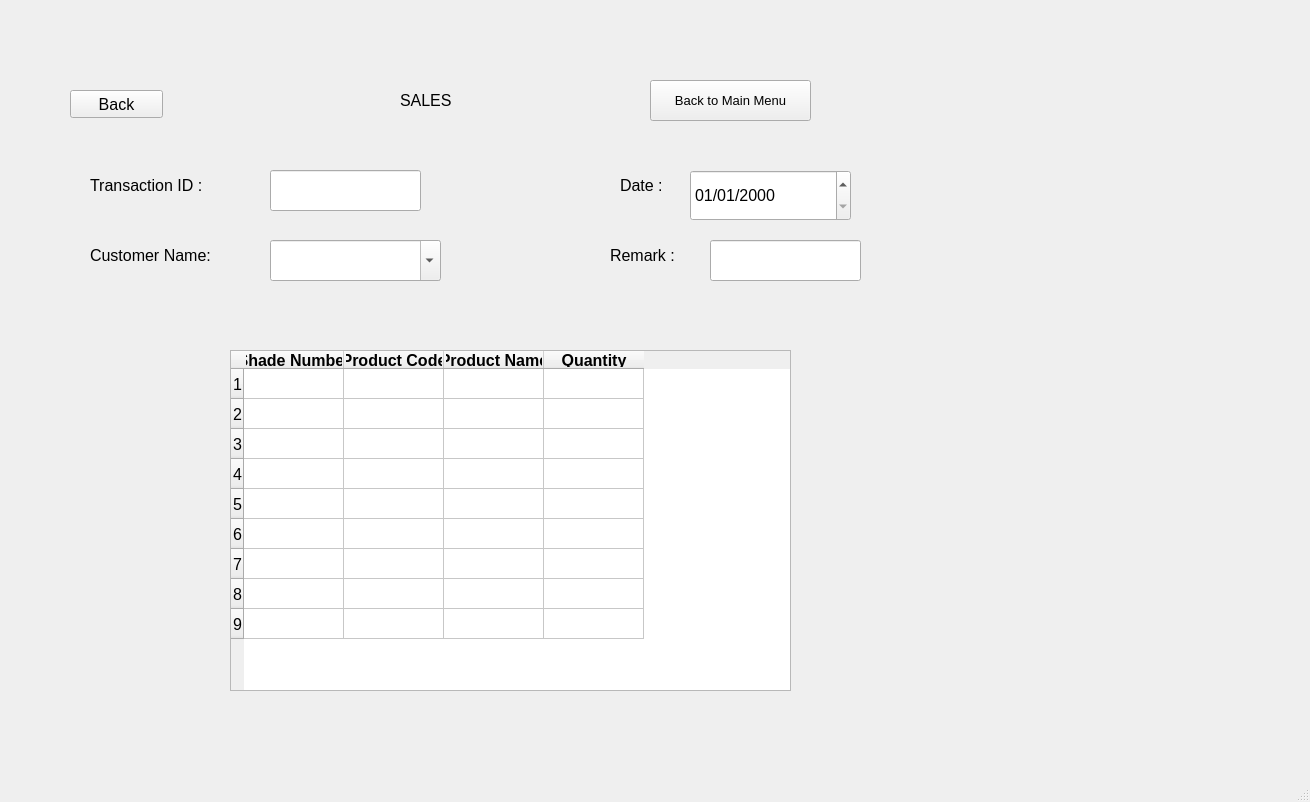
<?xml version="1.0" encoding="UTF-8"?>
<ui version="4.0">
 <class>sales_view_by_id</class>
 <widget class="QMainWindow" name="sales_view_by_id">
  <property name="geometry">
   <rect>
    <x>0</x>
    <y>0</y>
    <width>1310</width>
    <height>802</height>
   </rect>
  </property>
  <property name="font">
   <font>
    <pointsize>12</pointsize>
   </font>
  </property>
  <property name="windowTitle">
   <string>MainWindow</string>
  </property>
  <widget class="QWidget" name="centralwidget">
   <widget class="QLineEdit" name="sales_view_by_id_transaction_id">
    <property name="geometry">
     <rect>
      <x>270</x>
      <y>170</y>
      <width>151</width>
      <height>41</height>
     </rect>
    </property>
    <property name="font">
     <font>
      <pointsize>12</pointsize>
     </font>
    </property>
   </widget>
   <widget class="QLabel" name="label_5">
    <property name="geometry">
     <rect>
      <x>90</x>
      <y>160</y>
      <width>161</width>
      <height>51</height>
     </rect>
    </property>
    <property name="font">
     <font>
      <pointsize>12</pointsize>
     </font>
    </property>
    <property name="text">
     <string>Transaction ID : </string>
    </property>
   </widget>
   <widget class="QLabel" name="label_7">
    <property name="geometry">
     <rect>
      <x>610</x>
      <y>230</y>
      <width>101</width>
      <height>51</height>
     </rect>
    </property>
    <property name="font">
     <font>
      <pointsize>12</pointsize>
     </font>
    </property>
    <property name="text">
     <string>Remark :</string>
    </property>
   </widget>
   <widget class="QPushButton" name="pushButton">
    <property name="geometry">
     <rect>
      <x>650</x>
      <y>80</y>
      <width>161</width>
      <height>41</height>
     </rect>
    </property>
    <property name="font">
     <font>
      <pointsize>10</pointsize>
     </font>
    </property>
    <property name="text">
     <string>Back to Main Menu</string>
    </property>
   </widget>
   <widget class="QComboBox" name="sales_view_by_id_customer">
    <property name="geometry">
     <rect>
      <x>270</x>
      <y>240</y>
      <width>171</width>
      <height>41</height>
     </rect>
    </property>
    <property name="font">
     <font>
      <pointsize>12</pointsize>
     </font>
    </property>
    <property name="editable">
     <bool>true</bool>
    </property>
    <item>
     <property name="text">
      <string/>
     </property>
    </item>
    <item>
     <property name="text">
      <string>Rajesh</string>
     </property>
    </item>
    <item>
     <property name="text">
      <string>Nishit</string>
     </property>
    </item>
    <item>
     <property name="text">
      <string>Nilay</string>
     </property>
    </item>
    <item>
     <property name="text">
      <string>Parth</string>
     </property>
    </item>
   </widget>
   <widget class="QLabel" name="label_4">
    <property name="geometry">
     <rect>
      <x>620</x>
      <y>160</y>
      <width>71</width>
      <height>51</height>
     </rect>
    </property>
    <property name="font">
     <font>
      <pointsize>12</pointsize>
     </font>
    </property>
    <property name="text">
     <string>Date :</string>
    </property>
   </widget>
   <widget class="QLineEdit" name="sales_view_by_id_remark">
    <property name="geometry">
     <rect>
      <x>710</x>
      <y>240</y>
      <width>151</width>
      <height>41</height>
     </rect>
    </property>
    <property name="font">
     <font>
      <pointsize>12</pointsize>
     </font>
    </property>
   </widget>
   <widget class="QTableWidget" name="sales_view_by_id_table1">
    <property name="geometry">
     <rect>
      <x>230</x>
      <y>350</y>
      <width>561</width>
      <height>341</height>
     </rect>
    </property>
    <property name="rowCount">
     <number>9</number>
    </property>
    <property name="columnCount">
     <number>4</number>
    </property>
    <row>
     <property name="text">
      <string>1</string>
     </property>
    </row>
    <row/>
    <row/>
    <row/>
    <row/>
    <row/>
    <row/>
    <row/>
    <row/>
    <column>
     <property name="text">
      <string>Shade Number</string>
     </property>
     <property name="font">
      <font>
       <weight>75</weight>
       <bold>true</bold>
      </font>
     </property>
    </column>
    <column>
     <property name="text">
      <string>Product Code</string>
     </property>
     <property name="font">
      <font>
       <weight>75</weight>
       <bold>true</bold>
      </font>
     </property>
    </column>
    <column>
     <property name="text">
      <string>Product Name</string>
     </property>
     <property name="font">
      <font>
       <weight>75</weight>
       <bold>true</bold>
      </font>
     </property>
    </column>
    <column>
     <property name="text">
      <string>Quantity</string>
     </property>
     <property name="font">
      <font>
       <weight>75</weight>
       <bold>true</bold>
      </font>
     </property>
    </column>
    <item row="1" column="2">
     <property name="text">
      <string/>
     </property>
     <property name="flags">
      <set>ItemIsSelectable|ItemIsDragEnabled|ItemIsEnabled</set>
     </property>
    </item>
    <item row="2" column="2">
     <property name="text">
      <string/>
     </property>
     <property name="flags">
      <set>ItemIsSelectable|ItemIsDragEnabled|ItemIsEnabled</set>
     </property>
    </item>
    <item row="3" column="2">
     <property name="text">
      <string/>
     </property>
     <property name="flags">
      <set>ItemIsSelectable|ItemIsDragEnabled|ItemIsEnabled</set>
     </property>
    </item>
    <item row="4" column="2">
     <property name="text">
      <string/>
     </property>
     <property name="flags">
      <set>ItemIsSelectable|ItemIsDragEnabled|ItemIsEnabled</set>
     </property>
    </item>
    <item row="5" column="2">
     <property name="text">
      <string/>
     </property>
     <property name="flags">
      <set>ItemIsSelectable|ItemIsDragEnabled|ItemIsEnabled</set>
     </property>
    </item>
    <item row="6" column="2">
     <property name="text">
      <string/>
     </property>
     <property name="flags">
      <set>ItemIsSelectable|ItemIsDragEnabled|ItemIsEnabled</set>
     </property>
    </item>
    <item row="7" column="2">
     <property name="text">
      <string/>
     </property>
     <property name="flags">
      <set>ItemIsSelectable|ItemIsDragEnabled|ItemIsEnabled</set>
     </property>
    </item>
    <item row="8" column="2">
     <property name="text">
      <string/>
     </property>
     <property name="flags">
      <set>ItemIsSelectable|ItemIsDragEnabled|ItemIsEnabled</set>
     </property>
    </item>
   </widget>
   <widget class="QPushButton" name="back_add_rm">
    <property name="geometry">
     <rect>
      <x>70</x>
      <y>90</y>
      <width>93</width>
      <height>28</height>
     </rect>
    </property>
    <property name="font">
     <font>
      <pointsize>12</pointsize>
     </font>
    </property>
    <property name="text">
     <string>Back</string>
    </property>
   </widget>
   <widget class="QLabel" name="label_3">
    <property name="geometry">
     <rect>
      <x>400</x>
      <y>80</y>
      <width>151</width>
      <height>41</height>
     </rect>
    </property>
    <property name="font">
     <font>
      <pointsize>12</pointsize>
     </font>
    </property>
    <property name="text">
     <string>SALES</string>
    </property>
   </widget>
   <widget class="QLabel" name="label_9">
    <property name="geometry">
     <rect>
      <x>550</x>
      <y>870</y>
      <width>161</width>
      <height>51</height>
     </rect>
    </property>
    <property name="font">
     <font>
      <pointsize>12</pointsize>
     </font>
    </property>
    <property name="text">
     <string>Total Quantity :</string>
    </property>
   </widget>
   <widget class="QLabel" name="label_6">
    <property name="geometry">
     <rect>
      <x>90</x>
      <y>230</y>
      <width>161</width>
      <height>51</height>
     </rect>
    </property>
    <property name="font">
     <font>
      <pointsize>12</pointsize>
     </font>
    </property>
    <property name="text">
     <string>Customer Name:</string>
    </property>
   </widget>
   <widget class="QDateEdit" name="dateEdit">
    <property name="geometry">
     <rect>
      <x>690</x>
      <y>170</y>
      <width>161</width>
      <height>51</height>
     </rect>
    </property>
    <property name="displayFormat">
     <string>dd/MM/yyyy</string>
    </property>
   </widget>
  </widget>
  <widget class="QMenuBar" name="menubar">
   <property name="geometry">
    <rect>
     <x>0</x>
     <y>0</y>
     <width>1310</width>
     <height>26</height>
    </rect>
   </property>
  </widget>
  <widget class="QStatusBar" name="statusbar"/>
 </widget>
 <resources/>
 <connections/>
</ui>
